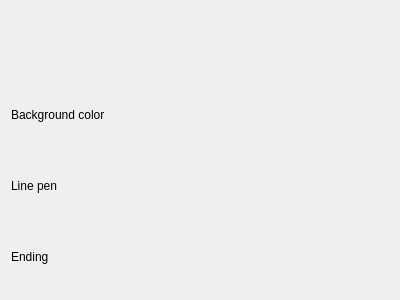
<?xml version="1.0" encoding="UTF-8"?>
<ui version="4.0">
 <class>ArrowedTextPrefsEditingWidget</class>
 <widget class="QWidget" name="ArrowedTextPrefsEditingWidget">
  <property name="geometry">
   <rect>
    <x>0</x>
    <y>0</y>
    <width>400</width>
    <height>300</height>
   </rect>
  </property>
  <property name="windowTitle">
   <string>Form</string>
  </property>
  <layout class="QVBoxLayout" name="verticalLayout">
   <item>
    <widget class="LabelPrefsEditingWidget" name="labelPrefEditingWidget" native="true"/>
   </item>
   <item>
    <layout class="QHBoxLayout" name="horizontalLayout">
     <item>
      <widget class="QLabel" name="label">
       <property name="text">
        <string>Background color</string>
       </property>
      </widget>
     </item>
     <item>
      <widget class="ColorChoiseWidget" name="backgroundColorWidget" native="true"/>
     </item>
    </layout>
   </item>
   <item>
    <layout class="QHBoxLayout" name="horizontalLayout_2">
     <property name="spacing">
      <number>0</number>
     </property>
     <item>
      <widget class="QLabel" name="label_2">
       <property name="text">
        <string>Line pen</string>
       </property>
      </widget>
     </item>
     <item>
      <widget class="PenChoiceWidget" name="penEditingWidget" native="true"/>
     </item>
    </layout>
   </item>
   <item>
    <layout class="QHBoxLayout" name="horizontalLayout_3">
     <item>
      <widget class="QLabel" name="label_3">
       <property name="text">
        <string>Ending</string>
       </property>
      </widget>
     </item>
     <item>
      <widget class="AnyComboBox" name="arrowEndingWidget" native="true"/>
     </item>
    </layout>
   </item>
  </layout>
 </widget>
 <customwidgets>
  <customwidget>
   <class>PenChoiceWidget</class>
   <extends>QWidget</extends>
   <header>commonWidgets/penchoicewidget.h</header>
   <container>1</container>
  </customwidget>
  <customwidget>
   <class>LabelPrefsEditingWidget</class>
   <extends>QWidget</extends>
   <header>commonWidgets/editingWidgets/labelprefseditingwidget.h</header>
   <container>1</container>
  </customwidget>
  <customwidget>
   <class>AnyComboBox</class>
   <extends>QWidget</extends>
   <header location="global">commonWidgets/anycombobox.h</header>
   <container>1</container>
  </customwidget>
  <customwidget>
   <class>ColorChoiseWidget</class>
   <extends>QWidget</extends>
   <header location="global">commonWidgets/colorchoisewidget.h</header>
   <container>1</container>
  </customwidget>
 </customwidgets>
 <resources/>
 <connections/>
</ui>
